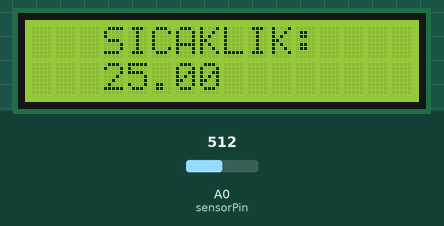
This sketch was run on a simulated Arduino Uno, built with avr-gcc and run on an emulated ATmega328P. Shown: 16×2 character LCD. Inputs (shaded band) come from the test bench; at power-on: A0 (sensorPin) = 512.

Above: at 1.2 s.
1.3 s: A0 (sensorPin) set to 716
At 2.0 s:
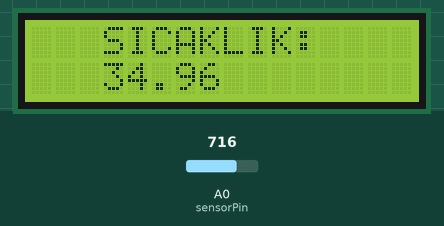
2.8 s: A0 (sensorPin) set to 900
At 3.4 s:
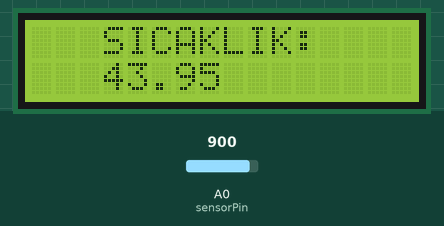
4.3 s: A0 (sensorPin) set to 1023
At 4.8 s:
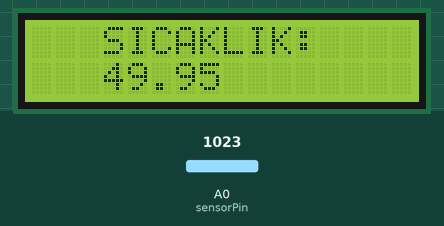
Timing chart, 0 to 7.3 s (numbered marks = the images above; inputs shaded):
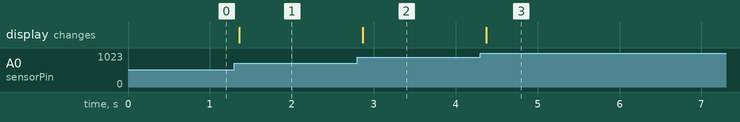

The sketch:

lcdekranis_degeriokuma1.ino
```cpp
#include <LiquidCrystal_I2C.h>
#include <Wire.h>

int sensorPin=A0;
int sensorValue=0;
float voltage=0;
float temperature=0;
LiquidCrystal_I2C lcd(0X27,16,2);

void setup() {
  lcd.init();
  lcd.backlight();

}

void loop() {
sensorValue=analogRead(sensorPin);
voltage=(sensorValue/1024.0)*5000.0;
temperature=voltage/100.0;
lcd.setCursor(3,0);
lcd.print("SICAKLIK: ");
lcd.setCursor(3,1);
lcd.print(temperature);
delay(100);
}
```

Measured:
- after the input at 1.3 s, the display: changes after 0.06 s (image 1)
- after the input at 2.8 s, the display: changes after 0.06 s (image 2)
- after the input at 4.3 s, the display: changes after 0.07 s (image 3)
